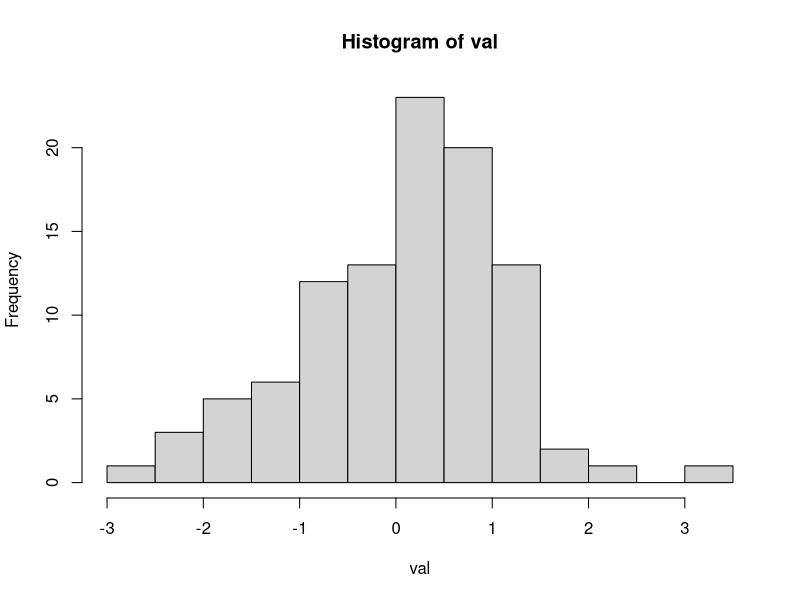
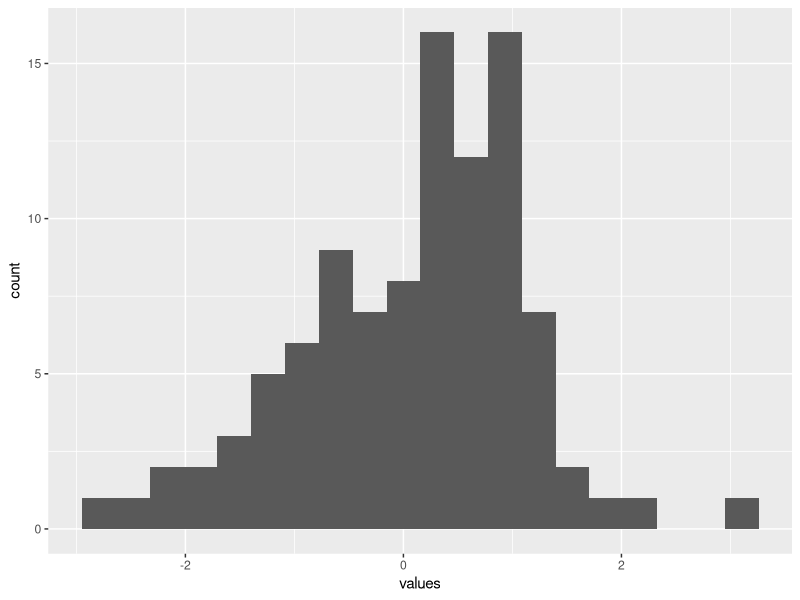

Reproduce these figures in R, in order.
## ---- chunk 1
knitr::opts_chunk$set(echo = TRUE)

# Load packages
library(dplyr)    # tidyverse data frame manipulation package
library(tidyr)    # functions to help clean data
library(readxl)   # read excel files
library(ggplot2)  # highly customizable plots
library(broom)    # clean up linear model results
## ---- chunk 2
# Simulates 100 observations from a normal distribution
# and plots a histogram
val <- rnorm(n = 100)
hist(val, breaks = 20) 
## ---- chunk 3
# The ggplot version of the same plot
ggplot(data = tibble(values = val),
       mapping = aes(x = values)) +
geom_histogram(bins = 20)
## ---- chunk 4
# The data is spread across 3 sheets in an excel file. We need to 
# combine these data into one table/data frame.

# na = "NA" tells read_xlsx how missing values appear in the data
# the default is empty cells. Run "?read_xlsx" for more info


# rbind (row-bind) combines data frames by row

## ---- chunk 5
# How many rows and columns are there?

## ---- chunk 6
# What does the data look like?

## ---- chunk 7
# Pipes (|>) work by passing the data in front of the pipe to the first argument
# of the function after it, this prevents a lot of nested function calls and makes
# code easier to read.


## ---- chunk 8

## ---- chunk 9
# mutate allows us to add columns or modify existing ones

## ---- chunk 10

## ---- chunk 11
# ggplot2 constructs graphics in layers, each layer is separated by "+"
# x and y values are supplied in aes(), the type of plot is specified using
# the "geom" functions

## ---- chunk 12

## ---- chunk 13
# Your code 


## ---- chunk 14


## ---- chunk 15

## ---- chunk 16

## ---- chunk 17

## ---- chunk 18
available_datasets <- data() 
available_datasets$results |>
  as_tibble() |>
  select(-LibPath) |> knitr::kable()
